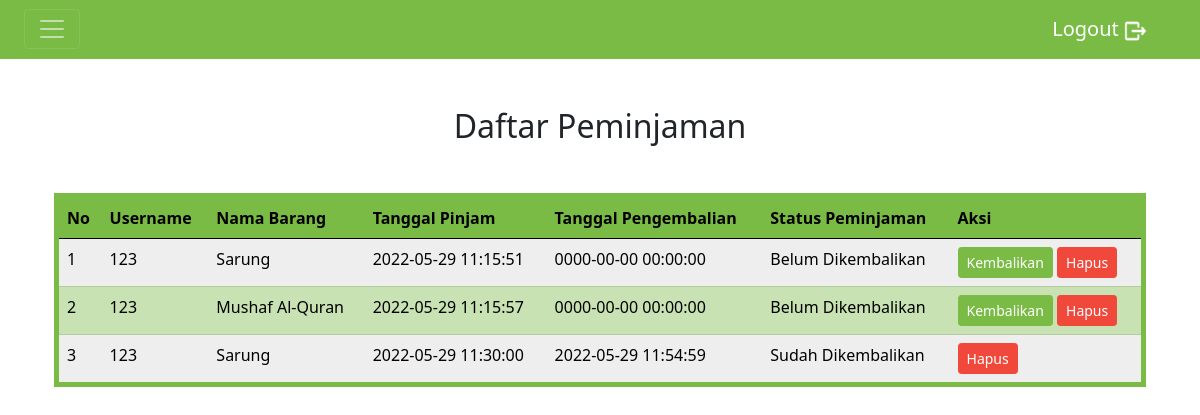
Page /peminjaman.php (signed in) on the committed database.
### tables this page shows
CREATE TABLE `peminjaman` (
  `id_peminjaman` int(11) NOT NULL,
  `username_jamaah` varchar(50) NOT NULL,
  `kd_barang` varchar(10) NOT NULL,
  `tanggal_peminjaman` datetime NOT NULL,
  `tanggal_pengembalian` datetime NOT NULL,
  `status_peminjaman` varchar(100) NOT NULL
);

CREATE TABLE `barang` (
  `kd_barang` varchar(10) NOT NULL,
  `nama_barang` varchar(255) NOT NULL,
  `kuantitas` int(11) NOT NULL,
  `lifetime` int(11) NOT NULL,
  `kd_kondisi` varchar(10) NOT NULL,
  `kd_ruangan` varchar(10) NOT NULL
);

### Functions/function_pinjam.php (called while the page is built, shortened)
<?php
function lihat_peminjaman()
{
    global $koneksi;
    $sql = "SELECT peminjaman.id_peminjaman, peminjaman.username_jamaah, peminjaman.kd_barang, barang.nama_barang, peminjaman.tanggal_peminjaman,
            peminjaman.tanggal_pengembalian, peminjaman.status_peminjaman
            FROM peminjaman JOIN barang ON peminjaman.kd_barang = barang.kd_barang";
    $result = mysqli_query($koneksi, $sql);
    $data = [];
    while($row = mysqli_fetch_assoc($result)) {
        $data[] = $row;
    }
    return $data;
}
?>

### peminjaman.php (the view, shortened to what this page needs)
<?php
include("config.php");
include("Functions/function_pinjam.php");
if($_SESSION['identifier'] == "jamaah")
{
    $data_peminjaman = show_peminjaman();
}
else
{
    $data_peminjaman = lihat_peminjaman();
}
?>
<!DOCTYPE html>
<html lang="en">
<head>
    <link href="https://cdn.jsdelivr.net/npm/bootstrap@5.2.0-beta1/dist/css/bootstrap.min.css" rel="stylesheet"
>
    <link href="Style/style.css" rel="stylesheet">
</head>
<body>
    <section>
        <div class="text-center mt-5">
            <h2>Daftar Peminjaman</h2>
        </div>
    </section>
    <section>
        <div class="container my-5">
            <table class="border border-5 border-primary table table-striped">
                <?php
                    if($_SESSION['identifier'] == "jamaah")
                    {
                        echo "<thead class='table-primary'>
                                    <tr>
                                        <th>No</th>
                                        <th>Username</th>
                                        <th>Nama Barang</th>
                                        <th>Tanggal Pinjam</th>
                                        <th>Tanggal Pengembalian</th>
                                        <th>Status Peminjaman</th>
                                        <th>Aksi</th>
                                    </tr>
                                </thead>";
                        echo "<tbody class='table-secondary'>";
                            $i = 1;
                            foreach ($data_peminjaman as $row)
                            {
                                echo "<tr>
                                        <td> $i </td>
                                        <td> {$row['username_jamaah']} </td>
                                        <td> {$row['nama_barang']} </td>
                                        <td> {$row['tanggal_peminjaman']} </td>
                                        <td> {$row['tanggal_pengembalian']} </td>
                                        <td> {$row['status_peminjaman']} </td>";
                                    if($row['status_peminjaman'] == "Belum Dikembalikan")
                                    {
                                        echo "<td>
                                                <a class='btn text-white btn-primary btn-sm' href='Pinjam/update_peminjaman.php?kode_pinjam={$row['id_peminjaman']}'>Kembalikan</a>
                                            </td>";
                                    }
                                    else
                                    {
                                        echo "<td></td>";
                                    }
                                echo "</tr>";
                                $i++;
                            }
                        echo "</tbody>";
                        mysqli_close($koneksi);
                    }
                    else
                    {
                        echo "<thead class='table-primary'>
                                    <tr>
                                        <th>No</th>
                                        <th>Username</th>
                                        <th>Nama Barang</th>
                                        <th>Tanggal Pinjam</th>
                                        <th>Tanggal Pengembalian</th>
                                        <th>Status Peminjaman</th>
                                        <th>Aksi</th>
                                    </tr>
                                </thead>";
                        echo "<tbody class='table-secondary'>";
                            $i = 1;
                            foreach ($data_peminjaman as $row)
                            {
                                echo "<tr>
                                        <td> $i </td>
                                        <td> {$row['username_jamaah']} </td>
                                        <td> {$row['nama_barang']} </td>
                                        <td> {$row['tanggal_peminjaman']} </td>
                                        <td> {$row['tanggal_pengembalian']} </td>
                                        <td> {$row['status_peminjaman']} </td>";
                                        if($row['status_peminjaman'] == "Belum Dikembalikan")
                                        {
                                            echo "<td>
                                                    <a class='btn text-white btn-primary btn-sm' href='Pinjam/update_peminjaman.php?kode_pinjam={$row['id_peminjaman']}'>Kembalikan</a>
                                                    <a class='btn text-white btn-danger btn-sm' href='Pinjam/delete_peminjaman.php?kode_pinjam={$row['id_peminjaman']}'>Hapus</a>
                                                </td>";
                                        }
                                        else
                                        {
                                            echo "<td>
                                                <a class='btn text-white btn-danger btn-sm' href='Pinjam/delete_peminjaman.php?kode_pinjam={$row['id_peminjaman']}'>Hapus</a>
                                            </td>";
                                        }
                                    echo "</tr>";
                                $i++;
                            }
                        echo "</tbody>";
                    }
                ?>
            </table>
        </div>
    </section>
</body>
</html>

### rows in the picture
peminjaman: username_jamaah "123", kd_barang.nama_barang "Sarung", tanggal_peminjaman "2022-05-29 11:15:51", tanggal_pengembalian "0000-00-00 00:00:00", status_peminjaman "Belum Dikembalikan"
peminjaman: username_jamaah "123", kd_barang.nama_barang "Mushaf Al-Quran", tanggal_peminjaman "2022-05-29 11:15:57", tanggal_pengembalian "0000-00-00 00:00:00", status_peminjaman "Belum Dikembalikan"
peminjaman: username_jamaah "123", kd_barang.nama_barang "Sarung", tanggal_peminjaman "2022-05-29 11:30:00", tanggal_pengembalian "2022-05-29 11:54:59", status_peminjaman "Sudah Dikembalikan"
